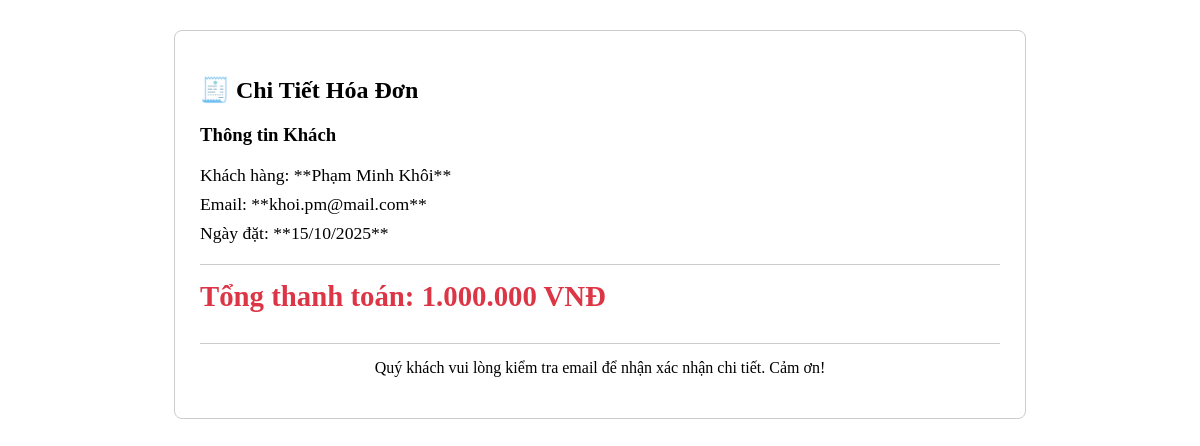
The app's page /hoa_don.php?id=1 (signed in) with its own data.
### tables this page shows
CREATE TABLE hoa_don (
    id_thanh_toan INT(11) AUTO_INCREMENT PRIMARY KEY,
    id_dat INT(11) UNIQUE, 
    tong_tien DECIMAL(10,2) NOT NULL,
    so_tien_coc DECIMAL(10,2) DEFAULT 0.00,
    phuong_thuc ENUM('tiền mặt', 'chuyển khoản', 'ví điện tử', 'thẻ tín dụng') NOT NULL,
    ngay_thanh_toan DATE,
    trang_thai_tt ENUM('chưa thanh toán', 'đã cọc', 'đã thanh toán đủ', 'hoàn tiền') DEFAULT 'chưa thanh toán',
    
    FOREIGN KEY (id_dat) REFERENCES don_hang(id_dat)
);

CREATE TABLE khach_hang (
    id_khach INT(11) AUTO_INCREMENT PRIMARY KEY,
    ho_ten VARCHAR(100) NOT NULL,
    email VARCHAR(100) UNIQUE NOT NULL,
    mat_khau VARCHAR(255) NOT NULL, 
    so_dien_thoai VARCHAR(20)
);

CREATE TABLE don_hang (
    id_dat INT(11) AUTO_INCREMENT PRIMARY KEY,
    id_khach INT(11),
    id_phong INT(11),
    ngay_dat DATE NOT NULL,
    ngay_nhan DATE NOT NULL,
    ngay_tra DATE NOT NULL,
    ghi_chu TEXT,
    trang_thai ENUM('chờ xác nhận', 'đã xác nhận', 'đã hủy', 'đã check-in', 'hoàn thành') DEFAULT 'chờ xác nhận',
    
    FOREIGN KEY (id_khach) REFERENCES khach_hang(id_khach),
    FOREIGN KEY (id_phong) REFERENCES phong(id_phong),
    

    CONSTRAINT check_ngay_thue CHECK (ngay_nhan <= ngay_tra)
);

### dbadmin.php (called while the page is built, shortened)
<?php
class DbAdmin {
    public $host = 'localhost';
    public $dbname = 'website_dat_phong_khach_san';
    public $username = 'root';
    public $password = '';
    public $db;
    function __construct() {
        $this->db = new mysqli($this->host, $this->username, $this->password, $this->dbname);
        $this->db->set_charset('utf8');
    }
function formatVND($amount) {
    return number_format(round($amount), 0, ',', '.') . ' VNĐ';
}
function tinhSoDem($ngay_nhan, $ngay_tra) {
    $ngay_nhan_ts = strtotime($ngay_nhan);
    $ngay_tra_ts = strtotime($ngay_tra);
    $so_dem_sec = $ngay_tra_ts - $ngay_nhan_ts;
    $so_dem = max(0, round($so_dem_sec / (60 * 60 * 24)));
    return $so_dem;
}
    function LayThongTinDonHang($id_dat_chinh, $id_khach_hien_tai) {
    $id_dat_chinh = (int)$id_dat_chinh;
    $id_khach_hien_tai = (int)$id_khach_hien_tai;
    $sql_chinh = "
        SELECT
            hd.tong_tien, hd.phuong_thuc, hd.trang_thai_tt, hd.ngay_thanh_toan,
            dh.ngay_dat, dh.ghi_chu, dh.trang_thai as trang_thai_don,
            kh.ho_ten, kh.email, kh.so_dien_thoai
        FROM
            hoa_don hd
        JOIN
            don_hang dh ON hd.id_dat = dh.id_dat
        JOIN
            khach_hang kh ON dh.id_khach = kh.id_khach
        WHERE
            hd.id_dat = $id_dat_chinh AND dh.id_khach = $id_khach_hien_tai
    ";
    $result_chinh = $this->db->query($sql_chinh);
    $don_hang = $result_chinh->fetch_assoc();
    $ngay_dat = $this->db->real_escape_string($don_hang['ngay_dat']);
    $ghi_chu = $this->db->real_escape_string($don_hang['ghi_chu']);
    $sql_chi_tiet = "
        SELECT
            dh.ngay_nhan, dh.ngay_tra, dh.trang_thai, dh.id_phong,
            p.ten_phong, p.gia, lp.ten_loai
        FROM
            don_hang dh
        JOIN
            phong p ON dh.id_phong = p.id_phong
        JOIN
            loai_phong lp ON p.id_loai = lp.id_loai
        WHERE
            dh.id_khach = $id_khach_hien_tai
            AND dh.ngay_dat = '$ngay_dat'
            AND dh.ghi_chu = '$ghi_chu'
        ORDER BY dh.id_dat ASC
    ";
    $result_chi_tiet = $this->db->query($sql_chi_tiet);
    $chi_tiet = [];
    if ($result_chi_tiet) {
        while ($row = $result_chi_tiet->fetch_assoc()) {
            $so_dem = $this->tinhSoDem($row['ngay_nhan'], $row['ngay_tra']);
            $thanh_tien = $row['gia'] * $so_dem * 1;
            $row['so_dem'] = $so_dem;
            $row['thanh_tien'] = $thanh_tien;
            $chi_tiet[] = $row;
        }
    }
    $don_hang['chi_tiet_phong'] = $chi_tiet;
    return $don_hang;
}
}
?>

### hoa_don.php (the view, shortened to what this page needs)
<?php
include 'DbAdmin.php';
$db = new DbAdmin();
$id_khach = $_SESSION['khach']['id_khach'];
$id_dat = (int)($_GET['id'] ?? 0);
$don_hang = $db->LayThongTinDonHang($id_dat, $id_khach);
?>
<!DOCTYPE html>
<html lang="vi">
<head>
</head>
<body>
    <div class="invoice-container">
        <h2>🧾 Chi Tiết Hóa Đơn </h2>
        <div class="summary">
            <h3>Thông tin Khách</h3>
            <p>Khách hàng: **<?= htmlspecialchars($don_hang['ho_ten']) ?>**</p>
            <p>Email: **<?= htmlspecialchars($don_hang['email']) ?>**</p>
            <p>Ngày đặt: **<?= date('d/m/Y', strtotime($don_hang['ngay_dat'])) ?>**</p>
        </div>
        <div class="total">
            Tổng thanh toán: <?= $db->formatVND($don_hang['tong_tien']) ?>
        </div>
        <p style="margin-top: 30px; border-top: 1px solid #ccc; padding-top: 15px; text-align: center;">
            Quý khách vui lòng kiểm tra email để nhận xác nhận chi tiết. Cảm ơn!
        </p>
    </div>
</body>
</html>

### hoa_don.php (style rules this page uses)
.invoice-container { max-width: 800px; margin: 30px auto; padding: 25px; border: 1px solid #ccc; border-radius: 8px; background-color: white; }
.summary p { margin: 8px 0; font-size: 1.1em; }
.total { font-size: 1.8em; font-weight: bold; color: #dc3545; margin-top: 20px; border-top: 1px solid #ccc; padding-top: 15px; }

### records on screen
hoa_don: khach_hang.ho_ten "Phạm Minh Khôi", khach_hang.email "khoi.pm@mail.com", id_dat.ngay_dat "15/10/2025", tong_tien "1.000.000 VNĐ"
